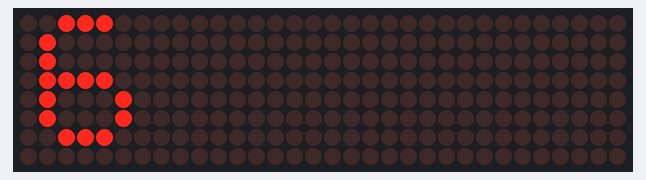
The sketch below on a simulated Arduino Uno, built with avr-gcc and run on an emulated ATmega328P. On the bench: 32×8 LED matrix.

Above: at 0.1 s.

The sketch:

PANEL_LED_DERECHA_A_IZQUIERDA__FC16_PARA_MODIFICAR.ino
```cpp
#include <MD_MAX72xx.h>
#define HARDWARE_TYPE MD_MAX72XX::FC16_HW
#define NUM_OF_MATRIX 4
#define CLK_PIN   13
#define DATA_PIN  11
#define CS_PIN    10

MD_MAX72XX cartel = MD_MAX72XX(HARDWARE_TYPE, DATA_PIN, CLK_PIN, CS_PIN, NUM_OF_MATRIX);

String mensaje = "6";

String proximo_mensaje;

void setup() {
  // inicializar el objeto mx
  cartel.begin();

  // Establecer intencidad a un valor de 10
  cartel.control(MD_MAX72XX::INTENSITY, 1);

  // Desactivar auto-actualizacion
  cartel.control( MD_MAX72XX::UPDATE, false );

  // inicializar puerto Serie a 9600 baudios
  Serial.begin(9600);
}
void loop() {
  //tiempo que tarda en mover la letra
  slide_text( 1000 );
  //actualizar_mensaje();
}
//Funcion eliminada por que solo tenemos un mensaje
/*void actualizar_mensaje(){

  while( Serial.available() ){

    char c = Serial.read();

    if( c == '\n' ){
      mensaje = proximo_mensaje;
      proximo_mensaje = "";
      break;
    }
    else
      proximo_mensaje += c;

  }
}*/

//funcion para imprimir el carrusel
void slide_text(int ms_delay){
  int col = 0;
  int fila = 0;
  int last_pos;
  bool completo = false;

  cartel.clear();
 //bucle de comprobación de si ha terminado el mensaje
  printText(30,mensaje);

  //bucle para recorrer el carrusel
  /*while( completo == false ){
    last_pos = printText(col, mensaje);
    delay(ms_delay);
    col++;
    if( last_pos > (int)cartel.getColumnCount() )
      completo = true;
  }*/
}

//Función para imprimir
int printText(int col, const String text){
  int w;
  //int f;

  for( int i = 0; i < text.length();i++ ){
    // imprimir letra
    w = cartel.setChar( col, text[i] );
    //f=cartel.setChar(fil,text[i]);
    // la proxima letra empieza donde termina esta
    col = col - w;
    // Se deja una columna entre letras.

    cartel.setColumn(col, B00000000);
    //cartel.setRow(fil,B00000000);


    col = col - 1;

    if( col < 0 )
      break;

  }
  cartel.update();
  return col;
}
```
